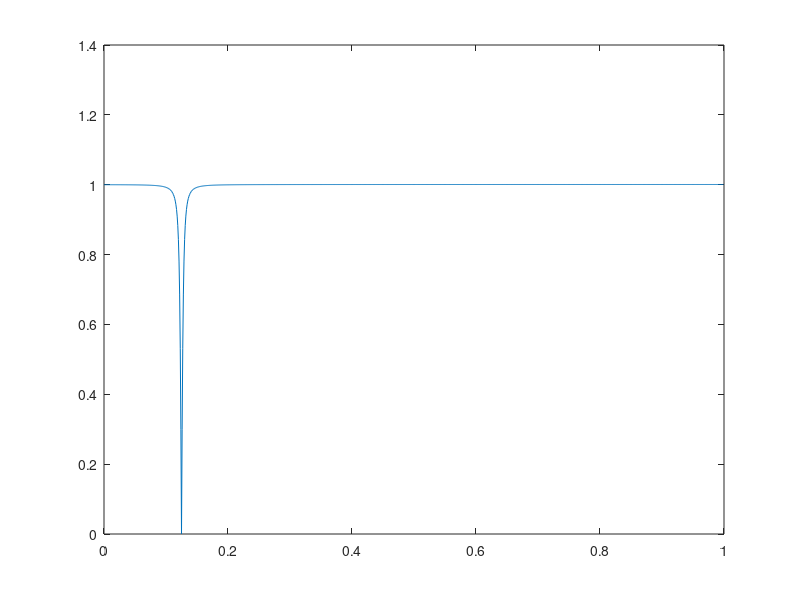
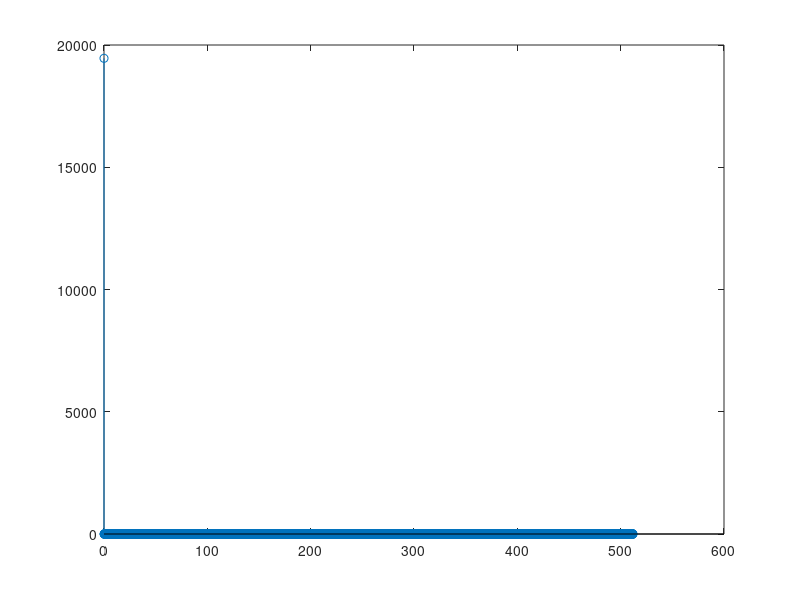

Write the MATLAB code that produced these figures, in order.
clear all;
close all;
clc;

% Notch filter, f0 = 32hz, fs=512hz
f0=32;
fs=512;
frqs = [8 16 32 64];
sig_len = 10;
frm = 0.5 * fs+1:sig_len*fs;

w0 = 2*pi*f0/fs;
b = poly([exp(1i*w0), exp(-1i * w0)]);
a = poly(0.99*[exp(1i*w0), exp(-1i * w0)]);

k = sum(b)/sum(a);
b = b/k;

[H, w] = freqz(b,a, 1000);

figure;plot(w/pi, abs(H));

t = (0:fs * sig_len - 1) / fs;
s = zeros(size(t));
for lp = 1:length(frqs)
    s = s + cos(2 * pi * frqs(lp));
end
s_sp = fft(s(frm));
sp_n = length(s_sp);
k_ax = 0:sp_n - 1;
w_ax = fs * k_ax/sp_n;
figure;stem(w_ax,abs(s_sp));

y = filter(b, a, s);
y_sp = fft(y(frm));
